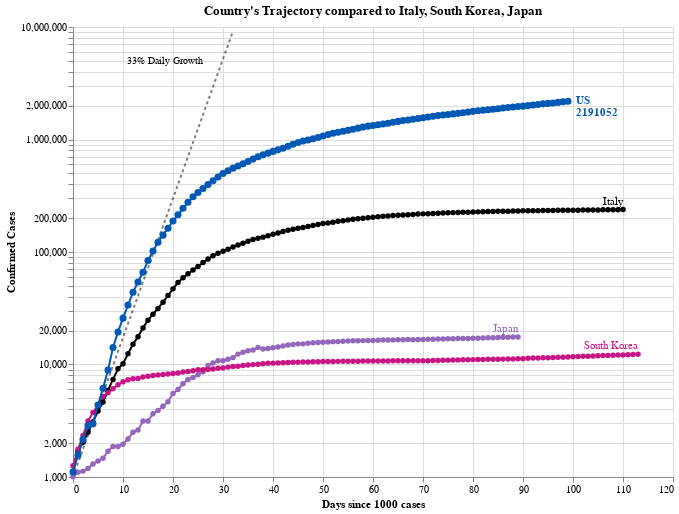

Notebook code for this chart:
### Markdown cell above
Select a country from the drop down list below to toggle  the visualization.

### Code cell
#hide_input
y_domain_max = pow(10, math.ceil(math.log10(dff['Confirmed Cases'].max())))
ref_max_day = math.ceil(math.log(y_domain_max / SINCE_CASES_NUM, 1.33))

base = alt.Chart(dff2, width=CHART_WIDTH, height=CHART_HEIGHT).encode(
    x=f'Days since {SINCE_CASES_NUM} cases:Q',
    y=alt.Y('Confirmed Cases:Q', scale=alt.Scale(type='log')),
    color=alt.Color('Country:N', scale=alt.Scale(domain=color_domain, range=color_range), legend=None),
    tooltip=['Country', 'Date', 'Confirmed Cases', f'Days since {SINCE_CASES_NUM} cases']
)

country_selection = alt.selection_single(
    name='Select', fields=['Country'], 
    bind=alt.binding_select(options=list(sorted(set(countries) - set(baseline_countries)))),
    init={'Country': 'US'})

date_filter = alt.datum['Date'] >= int(max_date.timestamp() * 1000)
base2 = base.transform_filter(alt.FieldOneOfPredicate('Country', baseline_countries))
base3 = base.transform_filter(country_selection)
base4 = base3.transform_filter(date_filter)

max_day = dff2[f'Days since {SINCE_CASES_NUM} cases'].max()
ref = pd.DataFrame([[x, SINCE_CASES_NUM*1.33**x] for x in range(ref_max_day)], columns=[f'Days since {SINCE_CASES_NUM} cases', 'Confirmed Cases'])
base_ref = alt.Chart(ref).encode(x=f'Days since {SINCE_CASES_NUM} cases:Q', y='Confirmed Cases:Q')
base_ref_f = base_ref.transform_filter(alt.datum[f'Days since {SINCE_CASES_NUM} cases'] >= ref_max_day - 1)

chart5 = (
 base_ref.mark_line(color='black', opacity=.5, strokeDash=[3,3]) + 
 base_ref_f.mark_text(dx=-30, dy=30, align='right', fontSize=10, text='33% Daily Growth') + 
 base2.mark_line(point=True, tooltip=True) +
 base3.mark_line(point={'size':50}, tooltip=True) +
 base2.transform_filter(date_filter).mark_text(dy=-8, align='right').encode(text='Country:N') +
 base4.mark_text(dx=8, align='left', fontWeight='bold').encode(text='Country:N') +
 base4.mark_text(dx=8, dy=12, align='left', fontWeight='bold').encode(text='Confirmed Cases:Q')
).add_selection(country_selection).properties(
    title=f"Country's Trajectory compared to {', '.join(baseline_countries)}"
)
chart5

### Figure 1 — Vega-Lite specification as saved in the notebook (floating-point values rounded to 4 significant figures; data arrays with more than 128 entries replaced by an {"elided": "..."} marker saying what was removed)
{"config": {"view": {"continuousWidth": 400, "continuousHeight": 300}}, "layer": [{"mark": {"type": "line", "color": "black", "opacity": 0.5, "strokeDash": [3, 3]}, "encoding": {"x": {"type": "quantitative", "field": "Days since 1000 cases"}, "y": {"type": "quantitative", "field": "Confirmed Cases"}}, "selection": {"Select": {"type": "single", "fields": ["Country"], "bind": {"input": "select", "options": ["Afghanistan", "Algeria", "Argentina", "Armenia", "Austria", "Azerbaijan", "Bahrain", "Bangladesh", "Belarus", "Belgium", "Bolivia", "Brazil", "Canada", "Chile", "Colombia", "Czechia", "Denmark", "Dominican Republic", "Ecuador", "Egypt", "France", "Germany", "Ghana", "Guatemala", "Honduras", "India", "Indonesia", "Iran", "Iraq", "Ireland", "Israel", "Kazakhstan", "Kuwait", "Mexico", "Moldova", "Netherlands", "Nigeria", "Oman", "Pakistan", "Panama", "Peru", "Philippines", "Poland", "Portugal", "Qatar", "Romania", "Russia", "Saudi Arabia", "Serbia", "Singapore", "South Africa", "Spain", "Sweden", "Switzerland", "Turkey", "US", "Ukraine", "United Arab Emirates", "United Kingdom"]}, "init": {"Country": "US"}}}}, {"mark": {"type": "text", "align": "right", "dx": -30, "dy": 30, "fontSize": 10, "text": "33% Daily Growth"}, "encoding": {"x": {"type": "quantitative", "field": "Days since 1000 cases"}, "y": {"type": "quantitative", "field": "Confirmed Cases"}}, "transform": [{"filter": "(datum['Days since 1000 cases'] >= 32)"}]}, {"data": {"name": "data-fc326abb677c0a27d62757b5a066bce2"}, "mark": {"type": "line", "point": true, "tooltip": true}, "encoding": {"color": {"type": "nominal", "field": "Country", "legend": null, "scale": {"domain": ["Afghanistan", "Algeria", "Argentina", "Armenia", "Austria", "Azerbaijan", "Bahrain", "Bangladesh", "Belarus", "Belgium", "Bolivia", "Brazil", "Canada", "Chile", "Colombia", "Czechia", "Denmark", "Dominican Republic", "Ecuador", "Egypt", "France", "Germany", "Ghana", "Guatemala", "Honduras", "India", "Indonesia", "Iran", "Iraq", "Ireland", "Israel", "Italy", "Japan", "Kazakhstan", "Kuwait", "Mexico", "Moldova", "Netherlands", "Nigeria", "Oman", "Pakistan", "Panama", "Peru", "Philippines", "Poland", "Portugal", "Qatar", "Romania", "Russia", "Saudi Arabia", "Serbia", "Singapore", "South Africa", "South Korea", "Spain", "Sweden", "Switzerland", "Turkey", "US", "Ukraine", "United Arab Emirates", "United Kingdom"], "range": ["#C1B7AD", "#C1B7AD", "#C1B7AD", "#C1B7AD", "#ED2939", "#C1B7AD", "#C1B7AD", "#C1B7AD", "#C1B7AD", "#6f0000", "#C1B7AD", "mediumseagreen", "#990000", "#C1B7AD", "#C1B7AD", "#C1B7AD", "#C60C30", "#C1B7AD", "#C1B7AD", "#C1B7AD", "purple", "#4DC6BD", "#C1B7AD", "#C1B7AD", "#C1B7AD", "#C1B7AD", "#FF6666", "#A1BA59", "#C1B7AD", "#C1B7AD", "#C1B7AD", "black", "#9467bd", "#C1B7AD", "#C1B7AD", "#C1B7AD", "#C1B7AD", "orange", "#C1B7AD", "#C1B7AD", "#C1B7AD", "#C1B7AD", "#C1B7AD", "#C1B7AD", "#C1B7AD", "#006600", "#C1B7AD", "#FF4500", "#C1B7AD", "#C1B7AD", "#C1B7AD", "#C1B7AD", "#C1B7AD", "#C71585", "green", "#FFCD00", "#ff0000", "#7499c7", "#0059B3", "#C1B7AD", "#C1B7AD", "#2495D3"]}}, "tooltip": [{"type": "nominal", "field": "Country"}, {"type": "temporal", "field": "Date"}, {"type": "quantitative", "field": "Confirmed Cases"}, {"type": "quantitative", "field": "Days since 1000 cases"}], "x": {"type": "quantitative", "field": "Days since 1000 cases"}, "y": {"type": "quantitative", "field": "Confirmed Cases", "scale": {"type": "log"}}}, "height": 450, "transform": [{"filter": {"field": "Country", "oneOf": ["Italy", "South Korea", "Japan"]}}], "width": 600}, {"data": {"name": "data-fc326abb677c0a27d62757b5a066bce2"}, "mark": {"type": "line", "point": {"size": 50}, "tooltip": true}, "encoding": {"color": {"type": "nominal", "field": "Country", "legend": null, "scale": {"domain": ["Afghanistan", "Algeria", "Argentina", "Armenia", "Austria", "Azerbaijan", "Bahrain", "Bangladesh", "Belarus", "Belgium", "Bolivia", "Brazil", "Canada", "Chile", "Colombia", "Czechia", "Denmark", "Dominican Republic", "Ecuador", "Egypt", "France", "Germany", "Ghana", "Guatemala", "Honduras", "India", "Indonesia", "Iran", "Iraq", "Ireland", "Israel", "Italy", "Japan", "Kazakhstan", "Kuwait", "Mexico", "Moldova", "Netherlands", "Nigeria", "Oman", "Pakistan", "Panama", "Peru", "Philippines", "Poland", "Portugal", "Qatar", "Romania", "Russia", "Saudi Arabia", "Serbia", "Singapore", "South Africa", "South Korea", "Spain", "Sweden", "Switzerland", "Turkey", "US", "Ukraine", "United Arab Emirates", "United Kingdom"], "range": ["#C1B7AD", "#C1B7AD", "#C1B7AD", "#C1B7AD", "#ED2939", "#C1B7AD", "#C1B7AD", "#C1B7AD", "#C1B7AD", "#6f0000", "#C1B7AD", "mediumseagreen", "#990000", "#C1B7AD", "#C1B7AD", "#C1B7AD", "#C60C30", "#C1B7AD", "#C1B7AD", "#C1B7AD", "purple", "#4DC6BD", "#C1B7AD", "#C1B7AD", "#C1B7AD", "#C1B7AD", "#FF6666", "#A1BA59", "#C1B7AD", "#C1B7AD", "#C1B7AD", "black", "#9467bd", "#C1B7AD", "#C1B7AD", "#C1B7AD", "#C1B7AD", "orange", "#C1B7AD", "#C1B7AD", "#C1B7AD", "#C1B7AD", "#C1B7AD", "#C1B7AD", "#C1B7AD", "#006600", "#C1B7AD", "#FF4500", "#C1B7AD", "#C1B7AD", "#C1B7AD", "#C1B7AD", "#C1B7AD", "#C71585", "green", "#FFCD00", "#ff0000", "#7499c7", "#0059B3", "#C1B7AD", "#C1B7AD", "#2495D3"]}}, "tooltip": [{"type": "nominal", "field": "Country"}, {"type": "temporal", "field": "Date"}, {"type": "quantitative", "field": "Confirmed Cases"}, {"type": "quantitative", "field": "Days since 1000 cases"}], "x": {"type": "quantitative", "field": "Days since 1000 cases"}, "y": {"type": "quantitative", "field": "Confirmed Cases", "scale": {"type": "log"}}}, "height": 450, "transform": [{"filter": {"selection": "Select"}}], "width": 600}, {"data": {"name": "data-fc326abb677c0a27d62757b5a066bce2"}, "mark": {"type": "text", "align": "right", "dy": -8}, "encoding": {"color": {"type": "nominal", "field": "Country", "legend": null, "scale": {"domain": ["Afghanistan", "Algeria", "Argentina", "Armenia", "Austria", "Azerbaijan", "Bahrain", "Bangladesh", "Belarus", "Belgium", "Bolivia", "Brazil", "Canada", "Chile", "Colombia", "Czechia", "Denmark", "Dominican Republic", "Ecuador", "Egypt", "France", "Germany", "Ghana", "Guatemala", "Honduras", "India", "Indonesia", "Iran", "Iraq", "Ireland", "Israel", "Italy", "Japan", "Kazakhstan", "Kuwait", "Mexico", "Moldova", "Netherlands", "Nigeria", "Oman", "Pakistan", "Panama", "Peru", "Philippines", "Poland", "Portugal", "Qatar", "Romania", "Russia", "Saudi Arabia", "Serbia", "Singapore", "South Africa", "South Korea", "Spain", "Sweden", "Switzerland", "Turkey", "US", "Ukraine", "United Arab Emirates", "United Kingdom"], "range": ["#C1B7AD", "#C1B7AD", "#C1B7AD", "#C1B7AD", "#ED2939", "#C1B7AD", "#C1B7AD", "#C1B7AD", "#C1B7AD", "#6f0000", "#C1B7AD", "mediumseagreen", "#990000", "#C1B7AD", "#C1B7AD", "#C1B7AD", "#C60C30", "#C1B7AD", "#C1B7AD", "#C1B7AD", "purple", "#4DC6BD", "#C1B7AD", "#C1B7AD", "#C1B7AD", "#C1B7AD", "#FF6666", "#A1BA59", "#C1B7AD", "#C1B7AD", "#C1B7AD", "black", "#9467bd", "#C1B7AD", "#C1B7AD", "#C1B7AD", "#C1B7AD", "orange", "#C1B7AD", "#C1B7AD", "#C1B7AD", "#C1B7AD", "#C1B7AD", "#C1B7AD", "#C1B7AD", "#006600", "#C1B7AD", "#FF4500", "#C1B7AD", "#C1B7AD", "#C1B7AD", "#C1B7AD", "#C1B7AD", "#C71585", "green", "#FFCD00", "#ff0000", "#7499c7", "#0059B3", "#C1B7AD", "#C1B7AD", "#2495D3"]}}, "text": {"type": "nominal", "field": "Country"}, "tooltip": [{"type": "nominal", "field": "Country"}, {"type": "temporal", "field": "Date"}, {"type": "quantitative", "field": "Confirmed Cases"}, {"type": "quantitative", "field": "Days since 1000 cases"}], "x": {"type": "quantitative", "field": "Days since 1000 cases"}, "y": {"type": "quantitative", "field": "Confirmed Cases", "scale": {"type": "log"}}}, "height": 450, "transform": [{"filter": {"field": "Country", "oneOf": ["Italy", "South Korea", "Japan"]}}, {"filter": "(datum['Date'] >= 1592438400000)"}], "width": 600}, {"data": {"name": "data-fc326abb677c0a27d62757b5a066bce2"}, "mark": {"type": "text", "align": "left", "dx": 8, "fontWeight": "bold"}, "encoding": {"color": {"type": "nominal", "field": "Country", "legend": null, "scale": {"domain": ["Afghanistan", "Algeria", "Argentina", "Armenia", "Austria", "Azerbaijan", "Bahrain", "Bangladesh", "Belarus", "Belgium", "Bolivia", "Brazil", "Canada", "Chile", "Colombia", "Czechia", "Denmark", "Dominican Republic", "Ecuador", "Egypt", "France", "Germany", "Ghana", "Guatemala", "Honduras", "India", "Indonesia", "Iran", "Iraq", "Ireland", "Israel", "Italy", "Japan", "Kazakhstan", "Kuwait", "Mexico", "Moldova", "Netherlands", "Nigeria", "Oman", "Pakistan", "Panama", "Peru", "Philippines", "Poland", "Portugal", "Qatar", "Romania", "Russia", "Saudi Arabia", "Serbia", "Singapore", "South Africa", "South Korea", "Spain", "Sweden", "Switzerland", "Turkey", "US", "Ukraine", "United Arab Emirates", "United Kingdom"], "range": ["#C1B7AD", "#C1B7AD", "#C1B7AD", "#C1B7AD", "#ED2939", "#C1B7AD", "#C1B7AD", "#C1B7AD", "#C1B7AD", "#6f0000", "#C1B7AD", "mediumseagreen", "#990000", "#C1B7AD", "#C1B7AD", "#C1B7AD", "#C60C30", "#C1B7AD", "#C1B7AD", "#C1B7AD", "purple", "#4DC6BD", "#C1B7AD", "#C1B7AD", "#C1B7AD", "#C1B7AD", "#FF6666", "#A1BA59", "#C1B7AD", "#C1B7AD", "#C1B7AD", "black", "#9467bd", "#C1B7AD", "#C1B7AD", "#C1B7AD", "#C1B7AD", "orange", "#C1B7AD", "#C1B7AD", "#C1B7AD", "#C1B7AD", "#C1B7AD", "#C1B7AD", "#C1B7AD", "#006600", "#C1B7AD", "#FF4500", "#C1B7AD", "#C1B7AD", "#C1B7AD", "#C1B7AD", "#C1B7AD", "#C71585", "green", "#FFCD00", "#ff0000", "#7499c7", "#0059B3", "#C1B7AD", "#C1B7AD", "#2495D3"]}}, "text": {"type": "nominal", "field": "Country"}, "tooltip": [{"type": "nominal", "field": "Country"}, {"type": "temporal", "field": "Date"}, {"type": "quantitative", "field": "Confirmed Cases"}, {"type": "quantitative", "field": "Days since 1000 cases"}], "x": {"type": "quantitative", "field": "Days since 1000 cases"}, "y": {"type": "quantitative", "field": "Confirmed Cases", "scale": {"type": "log"}}}, "height": 450, "transform": [{"filter": {"selection": "Select"}}, {"filter": "(datum['Date'] >= 1592438400000)"}], "width": 600}, {"data": {"name": "data-fc326abb677c0a27d62757b5a066bce2"}, "mark": {"type": "text", "align": "left", "dx": 8, "dy": 12, "fontWeight": "bold"}, "encoding": {"color": {"type": "nominal", "field": "Country", "legend": null, "scale": {"domain": ["Afghanistan", "Algeria", "Argentina", "Armenia", "Austria", "Azerbaijan", "Bahrain", "Bangladesh", "Belarus", "Belgium", "Bolivia", "Brazil", "Canada", "Chile", "Colombia", "Czechia", "Denmark", "Dominican Republic", "Ecuador", "Egypt", "France", "Germany", "Ghana", "Guatemala", "Honduras", "India", "Indonesia", "Iran", "Iraq", "Ireland", "Israel", "Italy", "Japan", "Kazakhstan", "Kuwait", "Mexico", "Moldova", "Netherlands", "Nigeria", "Oman", "Pakistan", "Panama", "Peru", "Philippines", "Poland", "Portugal", "Qatar", "Romania", "Russia", "Saudi Arabia", "Serbia", "Singapore", "South Africa", "South Korea", "Spain", "Sweden", "Switzerland", "Turkey", "US", "Ukraine", "United Arab Emirates", "United Kingdom"], "range": ["#C1B7AD", "#C1B7AD", "#C1B7AD", "#C1B7AD", "#ED2939", "#C1B7AD", "#C1B7AD", "#C1B7AD", "#C1B7AD", "#6f0000", "#C1B7AD", "mediumseagreen", "#990000", "#C1B7AD", "#C1B7AD", "#C1B7AD", "#C60C30", "#C1B7AD", "#C1B7AD", "#C1B7AD", "purple", "#4DC6BD", "#C1B7AD", "#C1B7AD", "#C1B7AD", "#C1B7AD", "#FF6666", "#A1BA59", "#C1B7AD", "#C1B7AD", "#C1B7AD", "black", "#9467bd", "#C1B7AD", "#C1B7AD", "#C1B7AD", "#C1B7AD", "orange", "#C1B7AD", "#C1B7AD", "#C1B7AD", "#C1B7AD", "#C1B7AD", "#C1B7AD", "#C1B7AD", "#006600", "#C1B7AD", "#FF4500", "#C1B7AD", "#C1B7AD", "#C1B7AD", "#C1B7AD", "#C1B7AD", "#C71585", "green", "#FFCD00", "#ff0000", "#7499c7", "#0059B3", "#C1B7AD", "#C1B7AD", "#2495D3"]}}, "text": {"type": "quantitative", "field": "Confirmed Cases"}, "tooltip": [{"type": "nominal", "field": "Country"}, {"type": "temporal", "field": "Date"}, {"type": "quantitative", "field": "Confirmed Cases"}, {"type": "quantitative", "field": "Days since 1000 cases"}], "x": {"type": "quantitative", "field": "Days since 1000 cases"}, "y": {"type": "quantitative", "field": "Confirmed Cases", "scale": {"type": "log"}}}, "height": 450, "transform": [{"filter": {"selection": "Select"}}, {"filter": "(datum['Date'] >= 1592438400000)"}], "width": 600}], "data": {"name": "data-ce6009c4a6afcf7a2518301f1d843fd3"}, "title": "Country's Trajectory compared to Italy, South Korea, Japan", "$schema": "https://vega.github.io/schema/vega-lite/v4.8.1.json", "datasets": {"data-ce6009c4a6afcf7a2518301f1d843fd3": [{"Days since 1000 cases": 0, "Confirmed Cases": 1000.0}, {"Days since 1000 cases": 1, "Confirmed Cases": 1330.0}, {"Days since 1000 cases": 2, "Confirmed Cases": 1769.0}, {"Days since 1000 cases": 3, "Confirmed Cases": 2353.0}, {"Days since 1000 cases": 4, "Confirmed Cases": 3129.0}, {"Days since 1000 cases": 5, "Confirmed Cases": 4162.0}, {"Days since 1000 cases": 6, "Confirmed Cases": 5535.0}, {"Days since 1000 cases": 7, "Confirmed Cases": 7361.0}, {"Days since 1000 cases": 8, "Confirmed Cases": 9791.0}, {"Days since 1000 cases": 9, "Confirmed Cases": 13020.0}, {"Days since 1000 cases": 10, "Confirmed Cases": 17320.0}, {"Days since 1000 cases": 11, "Confirmed Cases": 23030.0}, {"Days since 1000 cases": 12, "Confirmed Cases": 30640.0}, {"Days since 1000 cases": 13, "Confirmed Cases": 40740.0}, {"Days since 1000 cases": 14, "Confirmed Cases": 54190.0}, {"Days since 1000 cases": 15, "Confirmed Cases": 72070.0}, {"Days since 1000 cases": 16, "Confirmed Cases": 95860.0}, {"Days since 1000 cases": 17, "Confirmed Cases": 127500.0}, {"Days since 1000 cases": 18, "Confirmed Cases": 169600.0}, {"Days since 1000 cases": 19, "Confirmed Cases": 225500.0}, {"Days since 1000 cases": 20, "Confirmed Cases": 299900.0}, {"Days since 1000 cases": 21, "Confirmed Cases": 398900.0}, {"Days since 1000 cases": 22, "Confirmed Cases": 530600.0}, {"Days since 1000 cases": 23, "Confirmed Cases": 705600.0}, {"Days since 1000 cases": 24, "Confirmed Cases": 938500.0}, {"Days since 1000 cases": 25, "Confirmed Cases": 1248000.0}, {"Days since 1000 cases": 26, "Confirmed Cases": 1660000.0}, {"Days since 1000 cases": 27, "Confirmed Cases": 2208000.0}, {"Days since 1000 cases": 28, "Confirmed Cases": 2937000.0}, {"Days since 1000 cases": 29, "Confirmed Cases": 3906000.0}, {"Days since 1000 cases": 30, "Confirmed Cases": 5195000.0}, {"Days since 1000 cases": 31, "Confirmed Cases": 6909000.0}, {"Days since 1000 cases": 32, "Confirmed Cases": 9189000.0}], "data-fc326abb677c0a27d62757b5a066bce2": {"elided": "5093 records"}}}
